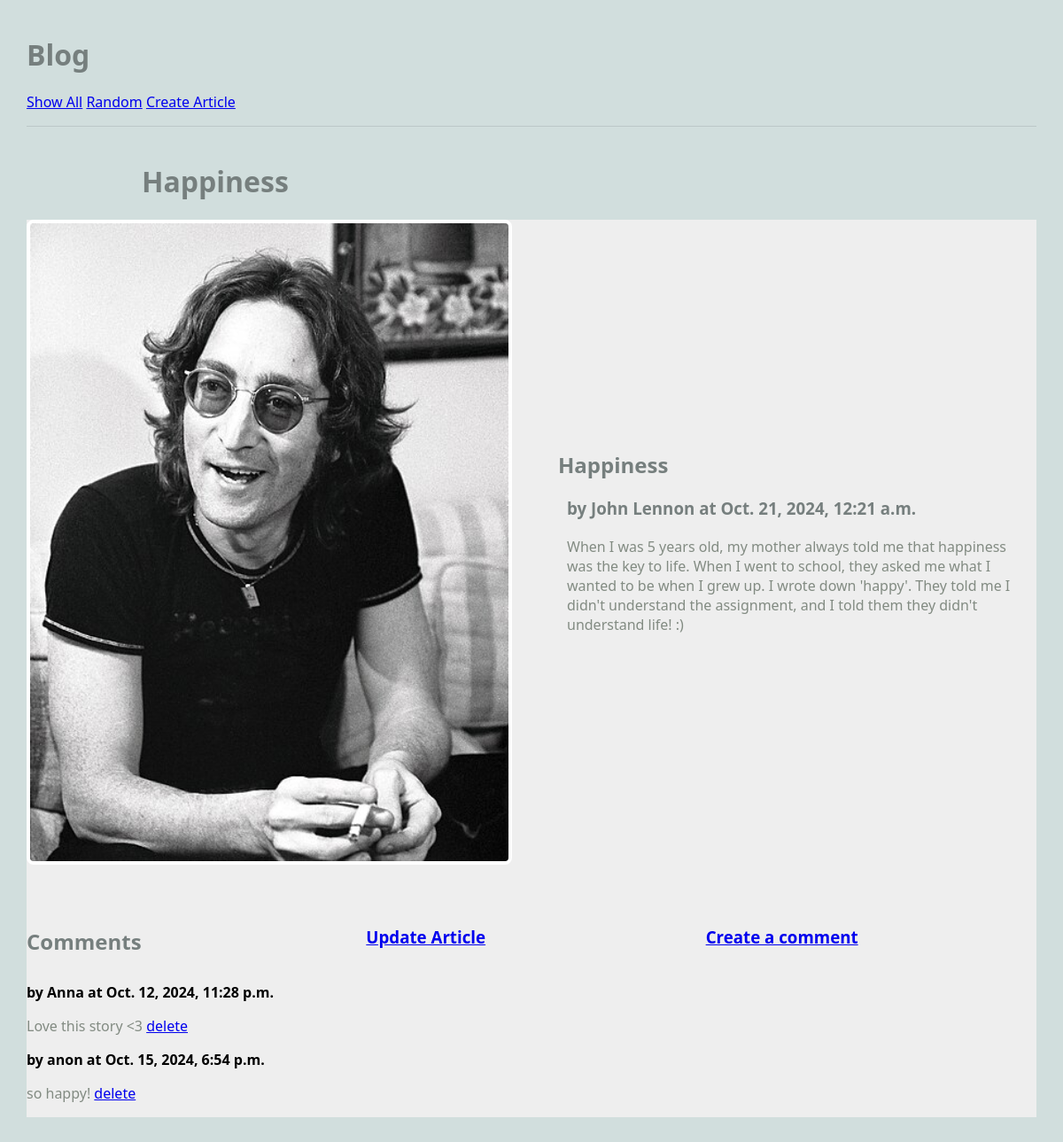
/blog/article/1, run on the app's committed database.
### blog/models.py (models this page shows, shortened)
class Article(models.Model):
    title = models.TextField(blank=False)
    author = models.TextField(blank=False)
    text = models.TextField(blank=False)
    published = models.DateTimeField(auto_now=True)
    image_file = models.ImageField(blank=True) ## NEW
    def get_comments(self):
        comments = Comment.objects.filter(article=self)
        return comments

class Comment(models.Model):
    article = models.ForeignKey("Article", on_delete=models.CASCADE)
    author = models.TextField(blank=False)
    text = models.TextField(blank=False)
    published = models.DateTimeField(auto_now=True)
    def __str__(self):
        return f'{self.text}'

### blog/views.py (the view)
# urls.py: path(r'article/<int:pk>', views.ArticleView.as_view(), name="article"),
class ArticleView(DetailView):
    model = Article # the model to display
    template_name = "blog/article.html"
    context_object_name = "article"

### blog/templates/blog/article.html
{% extends 'blog/base.html' %}
{% block content %}
<h1 style="margin-left: 130px;">{{article.title}}</h1>
<main class="grid-container">
    <article class="featured">
        {% if article.image_file.url %}
        <img src="{{article.image_file.url}}" alt="{{article.image_file.url}}">
        {% endif %}
        <div>
            <h2>{{article.title}}</h2>
            <h3>by {{article.author}} at {{article.published}}</h3>
            <p>
                {{article.text}}
            </p>
        </div>
    </article>
    <h2>Comments</h2>
    <h3><a href="{% url 'update_article' article.pk %}">Update Article</a></h3>
    <h3><a href="{% url 'create_comment' article.pk %}">Create a comment</a></h3>
    <div>
        {% if article.get_comments %}
            {% for c in article.get_comments %}
            <div>
                <strong>by {{c.author}} at {{c.published}}</strong>
                <p>
                    {{c.text}}
                    <a href="{% url 'delete_comment' c.pk %}">delete</a>
                </p>
            </div>
            {% endfor %}
        {% else %}
            <h2>No Comments</h2>
        {% endif %}
    </div>
</main>
{% endblock %}

### static/styles-blog.css (style rules this page uses)
body { margin: 30px; background: #d1dedd; font-family:'Segoe UI', Tahoma, Geneva, Verdana, sans-serif; }
h1, h2, h3 { color: #767f7e; }
p { color: #828b82; }
.grid-container { background: #eee; max-width: 900px; display: grid; grid-template-columns: repeat(3, 1fr); grid-gap: 10px; max-width: 1200px; margin: 20px auto; }
article.featured { grid-column: span 3; display: grid; gap: 60px; grid-template-columns: 1fr 1fr; align-items: center; border-bottom: 1px #bbc7c7; padding-bottom: 40px; }
article img, article.featured img { width: 100%; border: 4px solid #fff; border-radius: 8px; }
article p, article h3 { margin: 20px 10px; }

### data on the page
Article: title "Happiness", image_file (picture), author "John Lennon", published "Oct. 21, 2024, 12:21 a.m.", text "When I was 5 years old, my mother always told me that happiness was the key to life. When I went to school, they asked me what I wanted to be when I grew up. I wrote down 'happy'. They told me I didn't understand the assignment, and I told them they didn't understand life! :)"
Comment: author "Anna", published "Oct. 12, 2024, 11:28 p.m.", text "Love this story <3"
Comment: author "anon", published "Oct. 15, 2024, 6:54 p.m.", text "so happy!"
